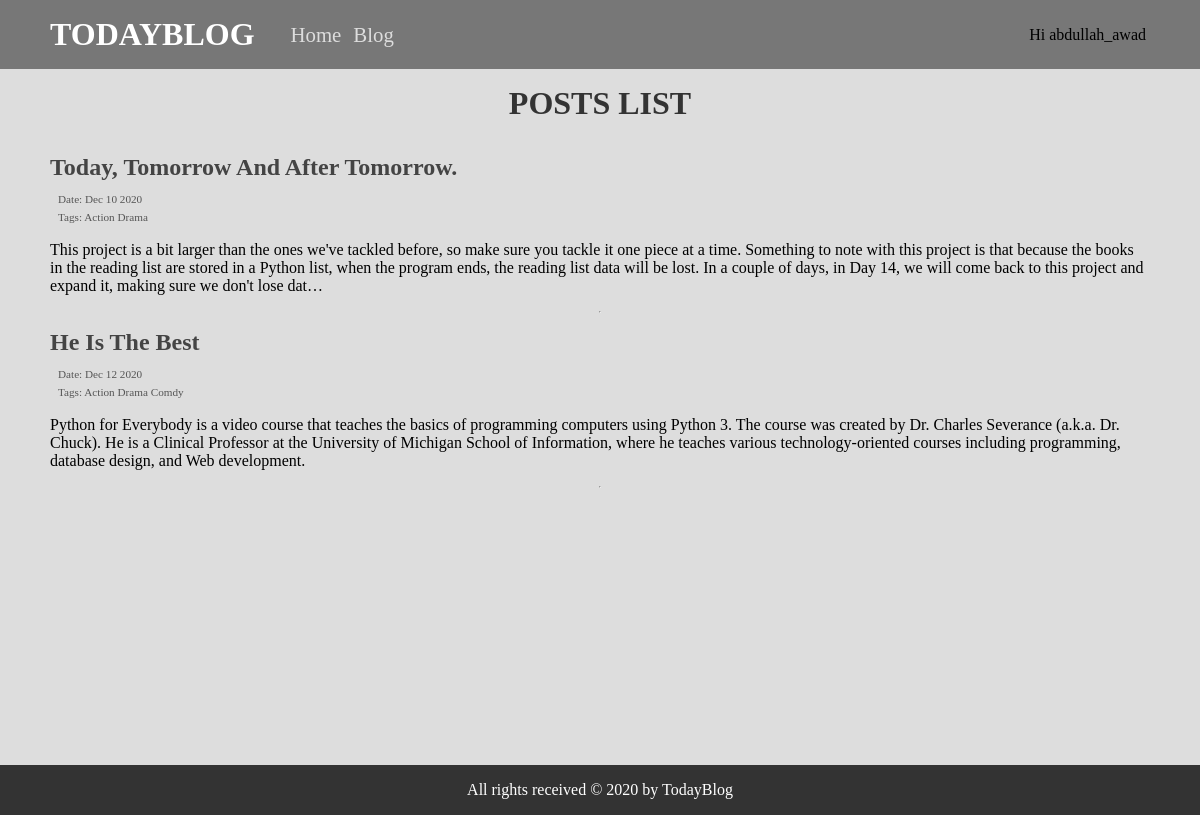
Page /blog/ (signed in) on the committed database.
### blogApp/models.py (models this page shows, shortened)
class Post(models.Model):
    title = models.CharField(verbose_name='title' , max_length=50)
    body = models.TextField(verbose_name='body')
    created_on = models.DateTimeField(verbose_name='created on' , auto_now_add=True)
    last_modified = models.DateTimeField(verbose_name='last modified' , auto_now=True)
    categories = models.ManyToManyField(Category, verbose_name=("categories"), related_name='posts')
    def get_absolute_url(self):
        return reverse("blogApp:post_detail", kwargs={"pk": self.pk})

class Category(models.Model):
    name = models.CharField(verbose_name='gategory', max_length=20)
    def __str__(self):
        return self.name

### blogApp/views.py (the view)
# urls.py: path('', PostView.as_view(), name = 'post_list'),
class PostView(ListView):
    model = Post

### templates/blogApp/post_list.html (shortened to what this page needs)
{% extends 'base.html' %}
{% block content %}
    <h2 class="heading-2" >Posts List</h2>
    {% for post in object_list %}
        <div class="post-box">
            <h3><a href="{{post.get_absolute_url}}">{{post.title|title}}</a></h3>
            <small class='post-date'>Date: {{post.created_on|date:'M j Y'}}</small>
            <br>
            <small class='post-categories'>Tags: {{post.categories.all|join:"&nbsp;"}}</small>
            <p>{{post.body|truncatechars:'400'}}</p>
        </div>
        <hr>
    {% endfor %}
{% endblock content %}

### templates/base.html (shortened to what this page needs)
<!DOCTYPE html>
<html lang="en">
<head>
    {% load static %}
    <link rel="stylesheet" href="{% static 'css/style.css' %}">
</head>
<body>
    <header id="main-header">
        <div class="container">
            <h1 id="logo"><a href="#">TodayBlog</a></h1>
            <nav id="main-nav">
                <ul>
                    <li><a class='btn-nav' href="{% url 'pages:home' %}">Home</a></li>
                    <li><a class='btn-nav' href="{% url 'blogApp:post_list' %}">Blog</a></li>
                    {% if user.is_authenticated  %}
                        <li class='user-area'>Hi {{ user }}</li>
                    {% else %}
                        <li class='user-area'>
                            <a href="" class="btn-sign in">Sign In</a>
                            <a href="" class="btn-sign up">Sign Up</a>
                        </li>
                    {% endif %}
                </ul>
            </nav>
        </div>
    </header>
    <main>
        <div class="container flex-center">
            {% block content %}{% endblock content %}
        </div>
    </main>
    <footer id="main-footer">
        <div class="container">
            <p>All rights received &copy 2020 by TodayBlog</p>
        </div>
    </footer>
</body>
</html>

### static/css/style.css (style rules this page uses)
* { margin: 0; padding: 0; box-sizing: border-box; font-family: 'cascadia code'; }
body { background-color: #ddd; }
.flex-center { display: flex; flex-direction: column; align-items: center; justify-content: center; }
.container { max-width: 1100px; margin: auto; }
#main-header { background-color: #777; padding: 1rem; }
#main-header .container { position: relative; display: flex; align-items: center; justify-content: flex-start; }
#logo { text-transform: uppercase; padding-right: 2rem; }
#logo a { text-decoration: none; color:white; }
#main-nav ul li.user-area { position: absolute; right: 0; top: 50%; transform: translateY(-50%); }
#main-nav ul li { display: inline-block; padding: 0 0.25rem; }
#main-nav ul li a { text-decoration: none; color: #ddd; font-size: 1.3rem; transition: color 0.3s ease-in-out; }
main { min-height: 87vh; }
#main-footer { background-color: #333; color: white; padding: 1rem; text-align: center; }
h2.heading-2 { padding: 1rem 0; font-size: 2rem; text-transform: uppercase; color: #333; }
.post-box { padding: 1rem 0; }
.post-box h3 { padding-bottom: 0.5rem; }
.post-box h3 a { text-decoration: none; color: #444; font-size: 1.5rem; }
.post-box small { padding-left: 0.5rem; color: #555; font-size: 0.7rem; }
.post-box p { padding-top: 1rem; }
h2 { padding: 1rem 0; font-size: 2rem; color: #555; }

### rows in the picture
Post: title "Today, Tomorrow And After Tomorrow.", created_on "Dec 10 2020", categories.all "Action Drama", body "This project is a bit larger than the ones we've tackled before, so make sure you tackle it one piece at a time. Something to note with this project is that because the books in the reading list are stored in a Python list, when the program ends, the reading list data will be lost. In a couple of days, in Day 14, we will come back to this project and expand it, making sure we don't lose dat…"
Post: title "He Is The Best", created_on "Dec 12 2020", categories.all "Action Drama Comdy", body "Python for Everybody is a video course that teaches the basics of programming computers using Python 3. The course was created by Dr. Charles Severance (a.k.a. Dr. Chuck). He is a Clinical Professor at the University of Michigan School of Information, where he teaches various technology-oriented courses including programming, database design, and Web development."

### other values in the picture
{{ user }} "abdullah_awad"
